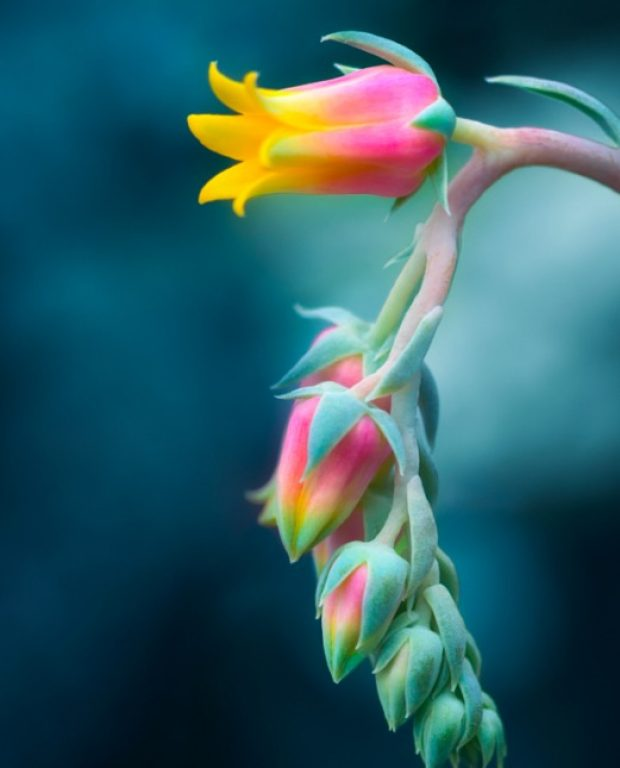
#> input picture Exercise1/Exercise1_Image.jpg, 620 x 768 px
$ python Exercise1.py
#> lines starting #> are read from the running program, lines starting #| are printed output that depends on the picture
import cv2 as cv
import numpy as np

# Reads the image into a variable
img = cv.imread('Exercise1_Image.jpg')
#> img is the input picture: shape (768, 620, 3); mean B, G, R 101.9, 94.1, 47.7


# Function to calculate the Gaussian transformation of a given point
def gaussian(x, y, sigma):
    g = np.multiply(np.divide(1, 2 * np.pi * np.power(sigma, 2)), np.exp(
        np.divide(-(np.power(x, 2) + np.power(y, 2)),
                  np.multiply(2, np.power(sigma, 2)))))
    return g


# Function to calculate the kernel matrix of an inputted size
# x: width, y: height
def kernel(x1, y1, sigma):
#> called with x1 = 3, y1 = 3, sigma = 0.841
    w, h = x1, y1 - 1
    w2 = w / 2
    h2 = h / 2
    matrix = []
    for y in range(int(h2), int(-h2 - 1), -1):
        matrix.append([gaussian(x, y, sigma) for x in range(int(w2), int(-w2 - 1), -1)])
    return np.array(matrix)


# Function to convolude kernel matrix and image pixel matrix
def convolution(kernelMatrix, image):
    (imageHeight, imageWidth) = image.shape[:2]
#> imageHeight = 768; imageWidth = 620
    (kernelHeight, kernelWidth) = kernelMatrix.shape[:2]
#> kernelHeight = 3; kernelWidth = 3

    # Generates a padding based on kernel matrix width minus 1 and divided by 2
    padding = int(np.divide(kernelWidth - 1, 2))
#> padding = 1

    # Makes a border around the image with the size of the padding
    image = cv.copyMakeBorder(image, padding, padding, padding, padding,
                              cv.BORDER_REPLICATE)
    imageArray = np.array(image)

    # Convolution of the kernel matrix and the image pixel matrix
    for i in np.arange(padding, imageHeight + padding):
        for j in np.arange(padding, imageWidth + padding):
            patch = image[i - padding:i + padding + 1, j - padding:j + padding + 1]

            convolve = (patch * kernelMatrix).sum()

            imageArray[i - padding, j - padding] = convolve
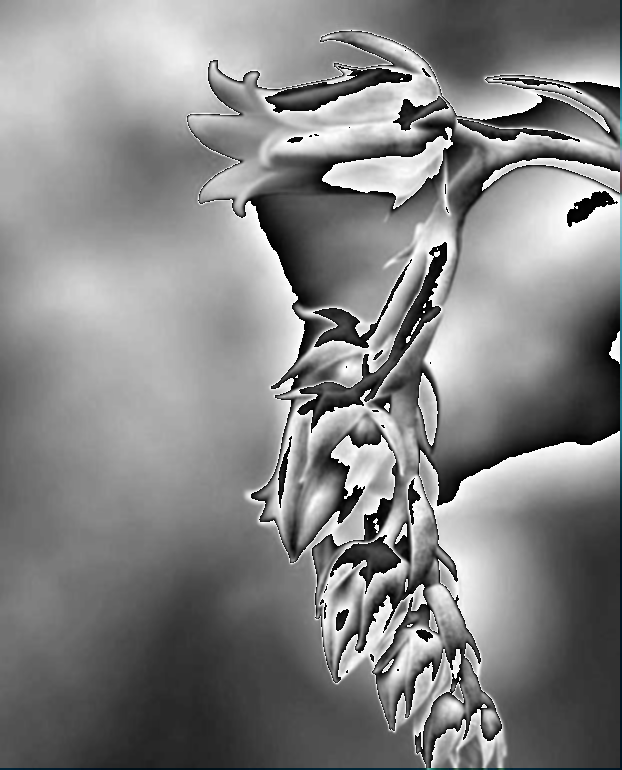
#> imageArray: shape (770, 622, 3); mean of channels 0, 1, 2 131.9, 131.8, 131.6; drawn as B, G, R

    return imageArray


imageBlurred = convolution(kernel(3, 3, 0.84089642), img)

cv.imshow('image', imageBlurred)
cv.imwrite('Exercise1_OutputImage.png', imageBlurred)
cv.waitKey(0)
